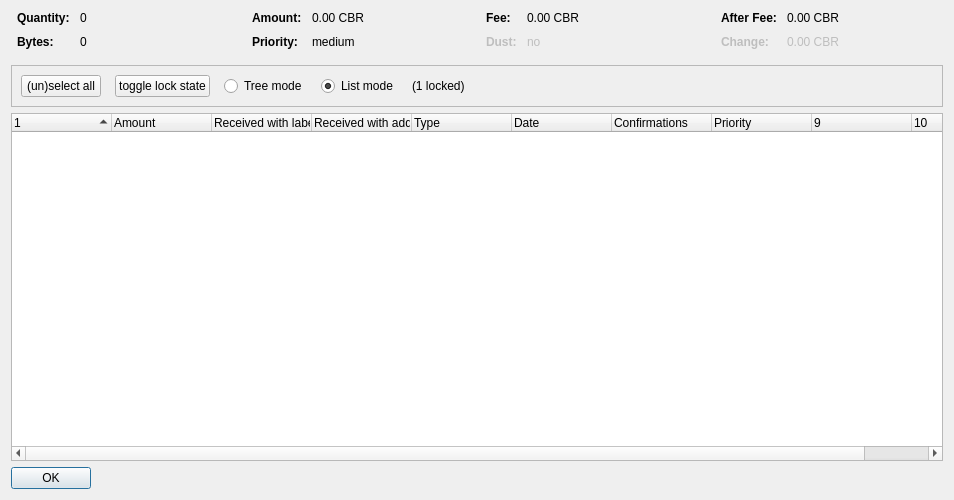
<?xml version="1.0" encoding="UTF-8"?>
<ui version="4.0">
 <class>CoinControlDialog</class>
 <widget class="QDialog" name="CoinControlDialog">
  <property name="geometry">
   <rect>
    <x>0</x>
    <y>0</y>
    <width>954</width>
    <height>500</height>
   </rect>
  </property>
  <property name="windowTitle">
   <string>Coin Selection</string>
  </property>
  <layout class="QVBoxLayout" name="verticalLayout">
   <item>
    <layout class="QHBoxLayout" name="horizontalLayoutTop" stretch="0,0,0,0">
     <property name="topMargin">
      <number>0</number>
     </property>
     <property name="bottomMargin">
      <number>10</number>
     </property>
     <item>
      <layout class="QFormLayout" name="formLayoutCoinControl1">
       <property name="horizontalSpacing">
        <number>10</number>
       </property>
       <property name="verticalSpacing">
        <number>10</number>
       </property>
       <property name="leftMargin">
        <number>6</number>
       </property>
       <property name="rightMargin">
        <number>6</number>
       </property>
       <item row="0" column="0">
        <widget class="QLabel" name="labelCoinControlQuantityText">
         <property name="font">
          <font>
           <weight>75</weight>
           <bold>true</bold>
          </font>
         </property>
         <property name="text">
          <string>Quantity:</string>
         </property>
        </widget>
       </item>
       <item row="0" column="1">
        <widget class="QLabel" name="labelCoinControlQuantity">
         <property name="cursor">
          <cursorShape>IBeamCursor</cursorShape>
         </property>
         <property name="contextMenuPolicy">
          <enum>Qt::ActionsContextMenu</enum>
         </property>
         <property name="text">
          <string notr="true">0</string>
         </property>
         <property name="textInteractionFlags">
          <set>Qt::LinksAccessibleByMouse|Qt::TextSelectableByKeyboard|Qt::TextSelectableByMouse</set>
         </property>
        </widget>
       </item>
       <item row="1" column="0">
        <widget class="QLabel" name="labelCoinControlBytesText">
         <property name="font">
          <font>
           <weight>75</weight>
           <bold>true</bold>
          </font>
         </property>
         <property name="text">
          <string>Bytes:</string>
         </property>
        </widget>
       </item>
       <item row="1" column="1">
        <widget class="QLabel" name="labelCoinControlBytes">
         <property name="cursor">
          <cursorShape>IBeamCursor</cursorShape>
         </property>
         <property name="contextMenuPolicy">
          <enum>Qt::ActionsContextMenu</enum>
         </property>
         <property name="text">
          <string notr="true">0</string>
         </property>
         <property name="textInteractionFlags">
          <set>Qt::LinksAccessibleByMouse|Qt::TextSelectableByKeyboard|Qt::TextSelectableByMouse</set>
         </property>
        </widget>
       </item>
      </layout>
     </item>
     <item>
      <layout class="QFormLayout" name="formLayoutCoinControl2">
       <property name="horizontalSpacing">
        <number>10</number>
       </property>
       <property name="verticalSpacing">
        <number>10</number>
       </property>
       <property name="leftMargin">
        <number>6</number>
       </property>
       <property name="rightMargin">
        <number>6</number>
       </property>
       <item row="0" column="0">
        <widget class="QLabel" name="labelCoinControlAmountText">
         <property name="font">
          <font>
           <weight>75</weight>
           <bold>true</bold>
          </font>
         </property>
         <property name="text">
          <string>Amount:</string>
         </property>
        </widget>
       </item>
       <item row="0" column="1">
        <widget class="QLabel" name="labelCoinControlAmount">
         <property name="cursor">
          <cursorShape>IBeamCursor</cursorShape>
         </property>
         <property name="contextMenuPolicy">
          <enum>Qt::ActionsContextMenu</enum>
         </property>
         <property name="text">
          <string notr="true">0.00 CBR</string>
         </property>
         <property name="textInteractionFlags">
          <set>Qt::LinksAccessibleByMouse|Qt::TextSelectableByKeyboard|Qt::TextSelectableByMouse</set>
         </property>
        </widget>
       </item>
       <item row="1" column="0">
        <widget class="QLabel" name="labelCoinControlPriorityText">
         <property name="font">
          <font>
           <weight>75</weight>
           <bold>true</bold>
          </font>
         </property>
         <property name="text">
          <string>Priority:</string>
         </property>
        </widget>
       </item>
       <item row="1" column="1">
        <widget class="QLabel" name="labelCoinControlPriority">
         <property name="cursor">
          <cursorShape>IBeamCursor</cursorShape>
         </property>
         <property name="contextMenuPolicy">
          <enum>Qt::ActionsContextMenu</enum>
         </property>
         <property name="text">
          <string>medium</string>
         </property>
         <property name="textInteractionFlags">
          <set>Qt::LinksAccessibleByMouse|Qt::TextSelectableByKeyboard|Qt::TextSelectableByMouse</set>
         </property>
        </widget>
       </item>
      </layout>
     </item>
     <item>
      <layout class="QFormLayout" name="formLayoutCoinControl3">
       <property name="horizontalSpacing">
        <number>10</number>
       </property>
       <property name="verticalSpacing">
        <number>10</number>
       </property>
       <property name="leftMargin">
        <number>6</number>
       </property>
       <property name="rightMargin">
        <number>6</number>
       </property>
       <item row="0" column="0">
        <widget class="QLabel" name="labelCoinControlFeeText">
         <property name="font">
          <font>
           <weight>75</weight>
           <bold>true</bold>
          </font>
         </property>
         <property name="text">
          <string>Fee:</string>
         </property>
        </widget>
       </item>
       <item row="0" column="1">
        <widget class="QLabel" name="labelCoinControlFee">
         <property name="cursor">
          <cursorShape>IBeamCursor</cursorShape>
         </property>
         <property name="contextMenuPolicy">
          <enum>Qt::ActionsContextMenu</enum>
         </property>
         <property name="text">
          <string notr="true">0.00 CBR</string>
         </property>
         <property name="textInteractionFlags">
          <set>Qt::LinksAccessibleByMouse|Qt::TextSelectableByKeyboard|Qt::TextSelectableByMouse</set>
         </property>
        </widget>
       </item>
       <item row="1" column="0">
        <widget class="QLabel" name="labelCoinControlLowOutputText">
         <property name="enabled">
          <bool>false</bool>
         </property>
         <property name="font">
          <font>
           <weight>75</weight>
           <bold>true</bold>
          </font>
         </property>
         <property name="text">
          <string>Dust:</string>
         </property>
        </widget>
       </item>
       <item row="1" column="1">
        <widget class="QLabel" name="labelCoinControlLowOutput">
         <property name="enabled">
          <bool>false</bool>
         </property>
         <property name="cursor">
          <cursorShape>IBeamCursor</cursorShape>
         </property>
         <property name="contextMenuPolicy">
          <enum>Qt::ActionsContextMenu</enum>
         </property>
         <property name="text">
          <string>no</string>
         </property>
         <property name="textInteractionFlags">
          <set>Qt::LinksAccessibleByMouse|Qt::TextSelectableByKeyboard|Qt::TextSelectableByMouse</set>
         </property>
        </widget>
       </item>
      </layout>
     </item>
     <item>
      <layout class="QFormLayout" name="formLayoutCoinControl4">
       <property name="horizontalSpacing">
        <number>10</number>
       </property>
       <property name="verticalSpacing">
        <number>10</number>
       </property>
       <property name="leftMargin">
        <number>6</number>
       </property>
       <property name="rightMargin">
        <number>6</number>
       </property>
       <item row="0" column="0">
        <widget class="QLabel" name="labelCoinControlAfterFeeText">
         <property name="font">
          <font>
           <weight>75</weight>
           <bold>true</bold>
          </font>
         </property>
         <property name="text">
          <string>After Fee:</string>
         </property>
        </widget>
       </item>
       <item row="0" column="1">
        <widget class="QLabel" name="labelCoinControlAfterFee">
         <property name="cursor">
          <cursorShape>IBeamCursor</cursorShape>
         </property>
         <property name="contextMenuPolicy">
          <enum>Qt::ActionsContextMenu</enum>
         </property>
         <property name="text">
          <string notr="true">0.00 CBR</string>
         </property>
         <property name="textInteractionFlags">
          <set>Qt::LinksAccessibleByMouse|Qt::TextSelectableByKeyboard|Qt::TextSelectableByMouse</set>
         </property>
        </widget>
       </item>
       <item row="1" column="0">
        <widget class="QLabel" name="labelCoinControlChangeText">
         <property name="enabled">
          <bool>false</bool>
         </property>
         <property name="font">
          <font>
           <weight>75</weight>
           <bold>true</bold>
          </font>
         </property>
         <property name="text">
          <string>Change:</string>
         </property>
        </widget>
       </item>
       <item row="1" column="1">
        <widget class="QLabel" name="labelCoinControlChange">
         <property name="enabled">
          <bool>false</bool>
         </property>
         <property name="cursor">
          <cursorShape>IBeamCursor</cursorShape>
         </property>
         <property name="contextMenuPolicy">
          <enum>Qt::ActionsContextMenu</enum>
         </property>
         <property name="text">
          <string notr="true">0.00 CBR</string>
         </property>
         <property name="textInteractionFlags">
          <set>Qt::LinksAccessibleByMouse|Qt::TextSelectableByKeyboard|Qt::TextSelectableByMouse</set>
         </property>
        </widget>
       </item>
      </layout>
     </item>
    </layout>
   </item>
   <item>
    <widget class="QFrame" name="frame">
     <property name="minimumSize">
      <size>
       <width>0</width>
       <height>40</height>
      </size>
     </property>
     <property name="frameShape">
      <enum>QFrame::StyledPanel</enum>
     </property>
     <property name="frameShadow">
      <enum>QFrame::Sunken</enum>
     </property>
     <layout class="QHBoxLayout" name="horizontalLayout">
      <item>
       <layout class="QHBoxLayout" name="horizontalLayoutPanel" stretch="0,0,0,0,0,0">
        <property name="spacing">
         <number>14</number>
        </property>
        <item>
         <widget class="QPushButton" name="pushButtonSelectAll">
          <property name="sizePolicy">
           <sizepolicy hsizetype="Maximum" vsizetype="Fixed">
            <horstretch>0</horstretch>
            <verstretch>0</verstretch>
           </sizepolicy>
          </property>
          <property name="text">
           <string>(un)select all</string>
          </property>
          <property name="autoDefault">
           <bool>false</bool>
          </property>
         </widget>
        </item>
        <item>
         <widget class="QPushButton" name="pushButtonToggleLock">
          <property name="sizePolicy">
           <sizepolicy hsizetype="Maximum" vsizetype="Fixed">
            <horstretch>0</horstretch>
            <verstretch>0</verstretch>
           </sizepolicy>
          </property>
          <property name="text">
           <string>toggle lock state</string>
          </property>
          <property name="autoDefault">
           <bool>false</bool>
          </property>
         </widget>
        </item>
        <item>
         <widget class="QRadioButton" name="radioTreeMode">
          <property name="sizePolicy">
           <sizepolicy hsizetype="Maximum" vsizetype="Fixed">
            <horstretch>0</horstretch>
            <verstretch>0</verstretch>
           </sizepolicy>
          </property>
          <property name="text">
           <string>Tree mode</string>
          </property>
         </widget>
        </item>
        <item>
         <widget class="QRadioButton" name="radioListMode">
          <property name="sizePolicy">
           <sizepolicy hsizetype="Maximum" vsizetype="Fixed">
            <horstretch>0</horstretch>
            <verstretch>0</verstretch>
           </sizepolicy>
          </property>
          <property name="text">
           <string>List mode</string>
          </property>
          <property name="checked">
           <bool>true</bool>
          </property>
         </widget>
        </item>
        <item>
         <widget class="QLabel" name="labelLocked">
          <property name="text">
           <string>(1 locked)</string>
          </property>
         </widget>
        </item>
        <item>
         <spacer name="horizontalSpacer">
          <property name="orientation">
           <enum>Qt::Horizontal</enum>
          </property>
          <property name="sizeHint" stdset="0">
           <size>
            <width>40</width>
            <height>20</height>
           </size>
          </property>
         </spacer>
        </item>
       </layout>
      </item>
     </layout>
    </widget>
   </item>
   <item>
    <widget class="CoinControlTreeWidget" name="treeWidget">
     <property name="contextMenuPolicy">
      <enum>Qt::CustomContextMenu</enum>
     </property>
     <property name="sortingEnabled">
      <bool>false</bool>
     </property>
     <property name="columnCount">
      <number>10</number>
     </property>
     <attribute name="headerShowSortIndicator" stdset="0">
      <bool>true</bool>
     </attribute>
     <attribute name="headerStretchLastSection">
      <bool>false</bool>
     </attribute>
     <column>
      <property name="text">
       <string/>
      </property>
     </column>
     <column>
      <property name="text">
       <string>Amount</string>
      </property>
     </column>
     <column>
      <property name="text">
       <string>Received with label</string>
      </property>
     </column>
     <column>
      <property name="text">
       <string>Received with address</string>
      </property>
     </column>
     <column>
      <property name="text">
       <string>Type</string>
      </property>
     </column>
     <column>
      <property name="text">
       <string>Date</string>
      </property>
     </column>
     <column>
      <property name="text">
       <string>Confirmations</string>
      </property>
      <property name="toolTip">
       <string>Confirmed</string>
      </property>
     </column>
     <column>
      <property name="text">
       <string>Priority</string>
      </property>
     </column>
     <column>
      <property name="text">
       <string/>
      </property>
     </column>
     <column>
      <property name="text">
       <string/>
      </property>
     </column>
    </widget>
   </item>
   <item>
    <widget class="QDialogButtonBox" name="buttonBox">
     <property name="sizePolicy">
      <sizepolicy hsizetype="Maximum" vsizetype="Fixed">
       <horstretch>0</horstretch>
       <verstretch>0</verstretch>
      </sizepolicy>
     </property>
     <property name="orientation">
      <enum>Qt::Horizontal</enum>
     </property>
     <property name="standardButtons">
      <set>QDialogButtonBox::Ok</set>
     </property>
    </widget>
   </item>
  </layout>
 </widget>
 <customwidgets>
  <customwidget>
   <class>CoinControlTreeWidget</class>
   <extends>QTreeWidget</extends>
   <header>coincontroltreewidget.h</header>
  </customwidget>
 </customwidgets>
 <resources/>
 <connections/>
</ui>
